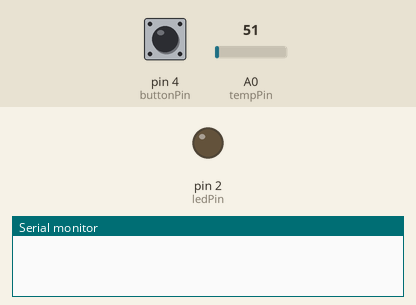
Bench run of a sketch on a simulated Arduino Uno, built with avr-gcc and run on an emulated ATmega328P. Shown: output pins drawn as LEDs (lit = HIGH), the last lines printed to the serial monitor. Dashed ring = blinking. The inputs (shaded band) are chosen by the test bench; at power-on: pin 4 (buttonPin) LOW, A0 (tempPin) = 51.

Above: at 1.2 s.
1.3 s: pin 4 (buttonPin) pulled HIGH for 1 s
At 3.2 s:
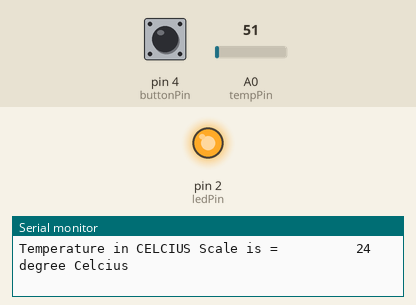
3.8 s: pin 4 (buttonPin) pulled HIGH for 0.15 s
At 5.0 s:
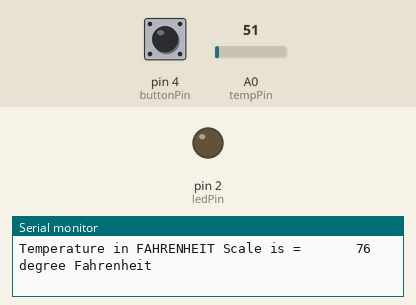
5.4 s: pin 4 (buttonPin) pulled HIGH for 3.2 s
At 5.52 s:
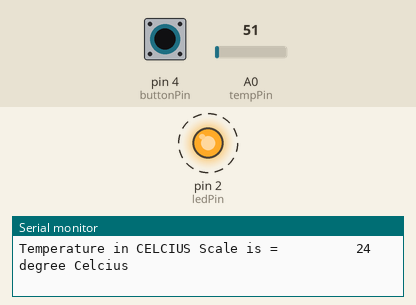
Timing chart, 0 to 9.9 s (numbered marks = the images above; inputs shaded):
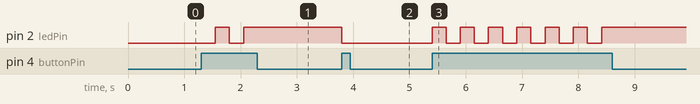

The sketch:

EXP04.ino
```cpp
int cnt=0;
const int ledPin = 2;
const int buttonPin = 4;
const int tempPin = 0;

bool toggle = false;
int buttonState = LOW;

float tempC=0,tempF=0;


long lastDebounceTime = 0;
long debounceDelay = 250;


void setup() {

  pinMode(ledPin, OUTPUT);
  pinMode(buttonPin, INPUT);
  Serial.begin(9600);
}

void printTemp(){

  tempC = analogRead(tempPin); // Taking the temp pin reading and setting it equal to tempC variable
  tempC = (5.0*tempC*100.0)/1024.0;// wil conver the analog input to a temperature to celcius
  tempF = tempC*9.00/5.00 + 32;

  if(cnt==0)
  {
    Serial.print("Temperature in CELCIUS Scale is =          ");
    Serial.print( (int)tempC );
    Serial.println(" degree Celcius");
  }// will ouput the temperature.......
  else {

    Serial.print("Temperature in FAHRENHEIT Scale is =       ");
    Serial.print( (int)tempF);
    Serial.println(" degree Fahrenheit");
  }

}

void loop() {


  buttonState = digitalRead(buttonPin);

  if ( (millis() - lastDebounceTime) > debounceDelay) {

        if( buttonState == HIGH){

          digitalWrite(ledPin,toggle);
          toggle = !toggle;
          lastDebounceTime = millis();
          cnt++;
          cnt%=2;
          printTemp();
        }

  }

}
```

Measured:
- after the input at 1.3 s, pin 2 (ledPin): LOW → HIGH after 0.25 s, → LOW 0.25 s later, → HIGH 0.25 s later
- after the input at 3.8 s, pin 2 (ledPin): HIGH → LOW at once
- after the input at 5.4 s, pin 2 (ledPin): alternates HIGH for 0.25 s and LOW for 0.25 s, 13 changes in all, then stays HIGH, starting at once
